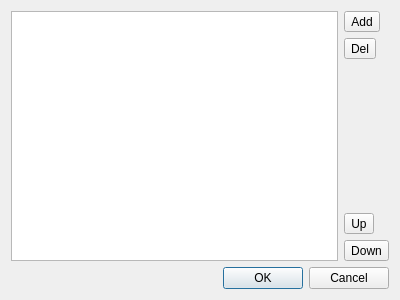
<?xml version="1.0" encoding="UTF-8"?>
<ui version="4.0">
 <class>Dialog</class>
 <widget class="QDialog" name="Dialog">
  <property name="geometry">
   <rect>
    <x>0</x>
    <y>0</y>
    <width>400</width>
    <height>300</height>
   </rect>
  </property>
  <property name="windowTitle">
   <string>Dialog</string>
  </property>
  <layout class="QGridLayout" name="gridLayout">
   <item row="5" column="0" colspan="2">
    <widget class="QDialogButtonBox" name="buttonBox">
     <property name="orientation">
      <enum>Qt::Horizontal</enum>
     </property>
     <property name="standardButtons">
      <set>QDialogButtonBox::Cancel|QDialogButtonBox::Ok</set>
     </property>
    </widget>
   </item>
   <item row="0" column="1">
    <widget class="QToolButton" name="ADDBTN">
     <property name="text">
      <string>Add</string>
     </property>
    </widget>
   </item>
   <item row="4" column="1">
    <widget class="QToolButton" name="DOWNBTN">
     <property name="text">
      <string>Down</string>
     </property>
    </widget>
   </item>
   <item row="0" column="0" rowspan="5">
    <widget class="QTableView" name="TV"/>
   </item>
   <item row="1" column="1">
    <widget class="QToolButton" name="DELBTN">
     <property name="text">
      <string>Del</string>
     </property>
    </widget>
   </item>
   <item row="3" column="1">
    <widget class="QToolButton" name="UPBTN">
     <property name="text">
      <string>Up</string>
     </property>
    </widget>
   </item>
  </layout>
 </widget>
 <resources/>
 <connections>
  <connection>
   <sender>buttonBox</sender>
   <signal>accepted()</signal>
   <receiver>Dialog</receiver>
   <slot>accept()</slot>
   <hints>
    <hint type="sourcelabel">
     <x>248</x>
     <y>254</y>
    </hint>
    <hint type="destinationlabel">
     <x>157</x>
     <y>274</y>
    </hint>
   </hints>
  </connection>
  <connection>
   <sender>buttonBox</sender>
   <signal>rejected()</signal>
   <receiver>Dialog</receiver>
   <slot>reject()</slot>
   <hints>
    <hint type="sourcelabel">
     <x>316</x>
     <y>260</y>
    </hint>
    <hint type="destinationlabel">
     <x>286</x>
     <y>274</y>
    </hint>
   </hints>
  </connection>
 </connections>
</ui>
